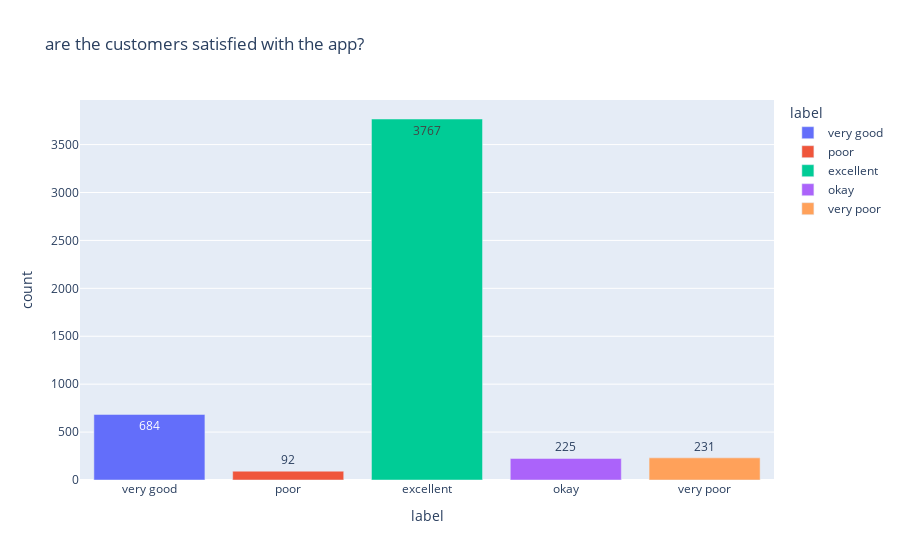

The notebook cell this image was saved under:
### Code cell
visualize_result(sentiment=sentiment, query=query)

### Figure 1 — Plotly figure (JSON) as saved in the notebook; plotly's stock layout.template omitted (floating-point values rounded to 4 significant figures)
{"data": [{"alignmentgroup": "True", "hovertemplate": "label=%{x}<br>count=%{y}<extra></extra>", "legendgroup": "very good", "marker": {"color": "#636efa", "pattern": {"shape": ""}}, "name": "very good", "offsetgroup": "very good", "orientation": "v", "showlegend": true, "textposition": "auto", "texttemplate": "%{y}", "type": "bar", "x": ["very good"], "xaxis": "x", "y": [684], "yaxis": "y"}, {"alignmentgroup": "True", "hovertemplate": "label=%{x}<br>count=%{y}<extra></extra>", "legendgroup": "poor", "marker": {"color": "#EF553B", "pattern": {"shape": ""}}, "name": "poor", "offsetgroup": "poor", "orientation": "v", "showlegend": true, "textposition": "auto", "texttemplate": "%{y}", "type": "bar", "x": ["poor"], "xaxis": "x", "y": [92], "yaxis": "y"}, {"alignmentgroup": "True", "hovertemplate": "label=%{x}<br>count=%{y}<extra></extra>", "legendgroup": "excellent", "marker": {"color": "#00cc96", "pattern": {"shape": ""}}, "name": "excellent", "offsetgroup": "excellent", "orientation": "v", "showlegend": true, "textposition": "auto", "texttemplate": "%{y}", "type": "bar", "x": ["excellent"], "xaxis": "x", "y": [3767], "yaxis": "y"}, {"alignmentgroup": "True", "hovertemplate": "label=%{x}<br>count=%{y}<extra></extra>", "legendgroup": "okay", "marker": {"color": "#ab63fa", "pattern": {"shape": ""}}, "name": "okay", "offsetgroup": "okay", "orientation": "v", "showlegend": true, "textposition": "auto", "texttemplate": "%{y}", "type": "bar", "x": ["okay"], "xaxis": "x", "y": [225], "yaxis": "y"}, {"alignmentgroup": "True", "hovertemplate": "label=%{x}<br>count=%{y}<extra></extra>", "legendgroup": "very poor", "marker": {"color": "#FFA15A", "pattern": {"shape": ""}}, "name": "very poor", "offsetgroup": "very poor", "orientation": "v", "showlegend": true, "textposition": "auto", "texttemplate": "%{y}", "type": "bar", "x": ["very poor"], "xaxis": "x", "y": [231], "yaxis": "y"}], "layout": {"barmode": "relative", "legend": {"title": {"text": "label"}, "tracegroupgap": 0}, "title": {"text": "are the customers satisfied with the app?"}, "xaxis": {"anchor": "y", "categoryarray": ["very good", "poor", "excellent", "okay", "very poor"], "categoryorder": "array", "domain": [0, 1], "title": {"text": "label"}}, "yaxis": {"anchor": "x", "domain": [0, 1], "title": {"text": "count"}}}}
